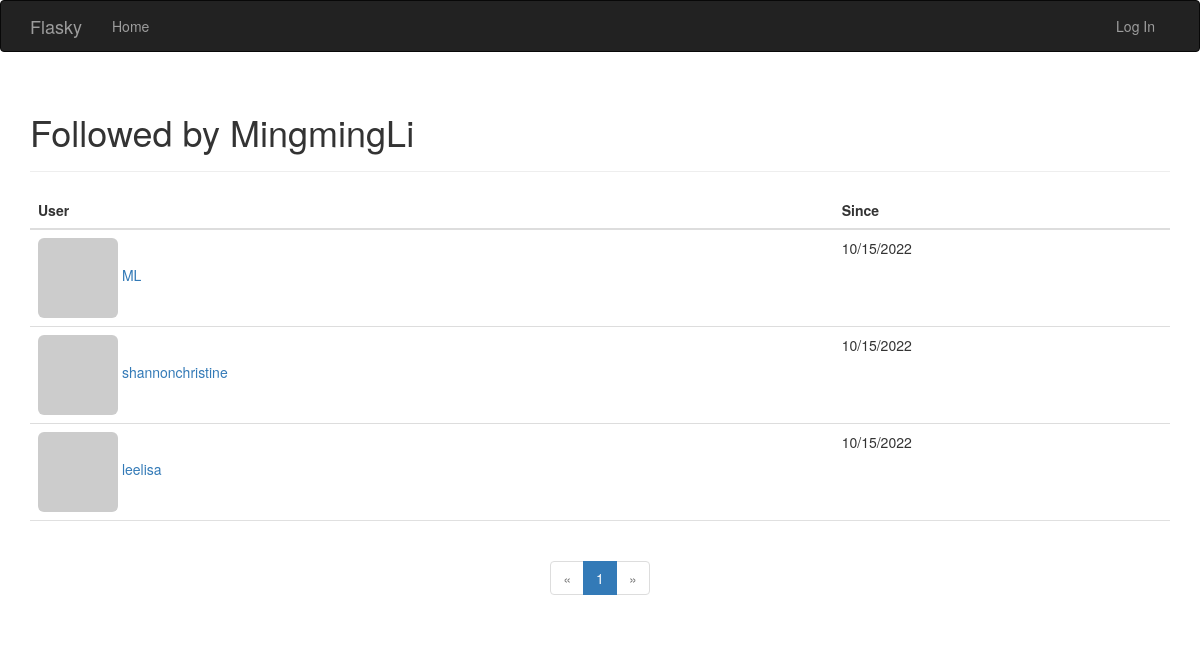
The page /followed_by/MingmingLi on the database its author committed.
### app/models.py (models this page shows, shortened)
class User(UserMixin, db.Model):
    __tablename__ = 'users'
    id = db.Column(db.Integer, primary_key=True)
    email = db.Column(db.String(64), unique=True, index=True)
    username = db.Column(db.String(64), unique=True, index=True)
    role_id = db.Column(db.Integer, db.ForeignKey('roles.id'))
    password_hash = db.Column(db.String(128))
    confirmed = db.Column(db.Boolean, default=False)
    name = db.Column(db.String(64))
    location = db.Column(db.String(64))
    about_me = db.Column(db.Text())
    member_since = db.Column(db.DateTime(), default=datetime.utcnow)
    last_seen = db.Column(db.DateTime(), default=datetime.utcnow)
    avatar_hash = db.Column(db.String(32))
    posts = db.relationship('Post', backref='author', lazy='dynamic')  # author_id in Post
    followed = db.relationship('Follow',
                               foreign_keys=[Follow.follower_id],
                               backref=db.backref('follower', lazy='joined'),
                               lazy='dynamic',
                               cascade='all, delete-orphan')
    followers = db.relationship('Follow',
                                foreign_keys=[Follow.followed_id],
                                backref=db.backref('followed', lazy='joined'),
                                lazy='dynamic',
                                cascade='all, delete-orphan')
    @property  # get
    def password(self):
        raise AttributeError('password is not a readable attribute')
    def gravatar_hash(self):
        return hashlib.md5(self.email.lower().encode('utf-8')).hexdigest()
    def gravatar(self, size=100, default='identicon', rating='g'):
        if request.is_secure:
            url = 'https://secure.gravatar.com/avatar'
        else:
            url = 'http://gravatar.com/avatar'
        hashed = self.avatar_hash or self.gravatar_hash()
        return f'{url}/{hashed}?s={size}&d={default}&r={rating}'

class Follow(db.Model):
    __tablename__ = 'follows'
    follower_id = db.Column(db.Integer, db.ForeignKey('users.id'), primary_key=True)
    followed_id = db.Column(db.Integer, db.ForeignKey('users.id'), primary_key=True)
    timestamp = db.Column(db.DateTime, default=datetime.utcnow)

### app/main/views.py (the view)
@main.route('/followed_by/<username>')
def followed_by(username):
    user = User.query.filter_by(username=username).first()
    if user is None:
        flash('Invalid user.')
        return redirect(url_for('.index'))
    page = request.args.get('page', 1, type=int)
    pagination = user.followed.paginate(
        page=page, per_page=current_app.config['FLASKY_FOLLOWERS_PER_PAGE'],
        error_out=False)
    follows = [{'user': item.followed, 'timestamp': item.timestamp}
               for item in pagination.items]
    return render_template('followers.html', user=user, title="Followed by",
                           endpoint='.followed_by', pagination=pagination,
                           follows=follows)

### app/auth/views.py (called while the page is built)
@auth.before_app_request
def before_request():
    if current_user.is_authenticated:
        current_user.ping()
        if not current_user.confirmed \
                and request.blueprint != 'auth' \
                and request.endpoint != 'static':
            return redirect(url_for('auth.unconfirmed'))

### app/main/__init__.py (called while the page is built)
@main.app_context_processor
def inject_permissions():
    return dict(Permission=Permission)

### app/templates/followers.html (shortened to what this page needs)
{% extends "base.html" %}
{% import "_macros.html" as macros %}
{% block page_content %}
<div class="page-header">
    <h1>{{ title }} {{ user.username }}</h1>
</div>
<table class="table table-hover followers">
    <thead><tr><th>User</th><th>Since</th></tr></thead>
    {% for follow in follows %}
    <tr>
        <td>
            <a href="{{ url_for('.user', username = follow.user.username) }}">
                <img class="img-rounded" src="{{ follow.user.gravatar(size=32) }}">
                {{ follow.user.username }}
            </a>
        </td>
        <td>{{ moment(follow.timestamp).format('L') }}</td>
    </tr>
    {% endfor %}
</table>
<div class="pagination">
    {{ macros.pagination_widget(pagination, endpoint, username = user.username) }}
</div>
{% endblock %}

### app/static/styles.css (style rules this page uses)
div.pagination { width: 100%; text-align: center; padding: 0px; margin: 0px; }
.table.followers tr { border-bottom: 1px solid #e0e0e0; }

### rows shown on the page
User: username "MingmingLi"
User: user.username "ML"
Follow: timestamp "10/15/2022"
User: user.username "shannonchristine"
Follow: timestamp "10/15/2022"
User: user.username "leelisa"
Follow: timestamp "10/15/2022"

### other values the page prints
{{ title }} "Followed by"
{{ p }} "1"
